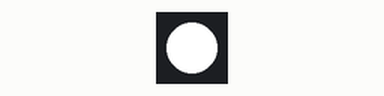
Recording of a program running on a simulated Calliope mini (MakeCode). Parts: 1 RGB LEDs in strip order, left to right.

Above: at 0.5 s.
At 4.5 s:
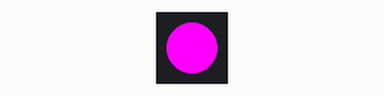
At 7.5 s:
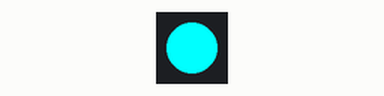
At 8.5 s:
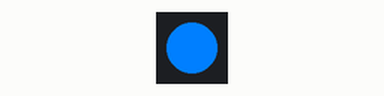
Timing chart, 0 to 11.7 s (numbered marks = the images above):
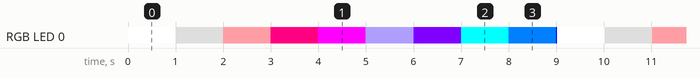

The program:

main.ts
```typescript
basic.forever(function () {
    basic.setLedColor(0xffffff)
    basic.pause(1000)
    basic.setLedColor(0x999999)
    basic.pause(1000)
    basic.setLedColor(0xff9da5)
    basic.pause(1000)
    basic.setLedColor(0xff0080)
    basic.pause(1000)
    basic.setLedColor(0xff00ff)
    basic.pause(1000)
    basic.setLedColor(0xb09eff)
    basic.pause(1000)
    basic.setLedColor(0x7f00ff)
    basic.pause(1000)
    basic.setLedColor(0x00ffff)
    basic.pause(1000)
    basic.setLedColor(0x007fff)
    basic.pause(1000)
    basic.setLedColor(0x0000ff)
})
```

test.ts
```typescript
// Hier kann man Tests durchführen; diese Datei wird nicht kompiliert, wenn dieses Paket als Erweiterung verwendet wird.
```

Measured:
- by itself, RGB LED 0: repeats every 9.0 s: RGB(153, 153, 153) 1.0 s, RGB(255, 157, 165) 1.0 s, RGB(255, 0, 128) 1.0 s, RGB(255, 0, 255) 1.0 s, RGB(176, 158, 255) 1.0 s, RGB(127, 0, 255) 1.0 s, RGB(0, 255, 255) 1.0 s, RGB(0, 127, 255) 1.0 s, RGB(0, 0, 255) 0.02 s, RGB(255, 255, 255) 1.0 s
- by itself, everything shown: repeats every 9.0 s, in 10 steps
